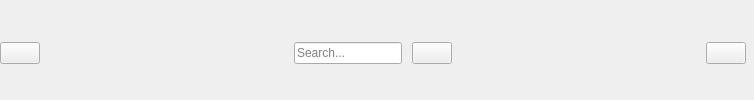
        <widget class="QWidget" name="widget" native="true">
         <layout class="QHBoxLayout" name="horizontalLayout_4">
          <property name="spacing">
           <number>10</number>
          </property>
          <property name="leftMargin">
           <number>0</number>
          </property>
          <property name="topMargin">
           <number>11</number>
          </property>
          <property name="rightMargin">
           <number>8</number>
          </property>
          <property name="bottomMargin">
           <number>4</number>
          </property>
          <item>
           <widget class="QPushButton" name="Change_1">
            <property name="text">
             <string/>
            </property>
            <property name="icon">
             <iconset resource="resource.qrc">
              <normaloff>:/icons/icons/list-view-xxl.png</normaloff>
              <normalon>:/icons/icons/list-view-xl.png</normalon>:/icons/icons/list-view-xxl.png</iconset>
            </property>
            <property name="checkable">
             <bool>true</bool>
            </property>
           </widget>
          </item>
          <item>
           <spacer name="horizontalSpacer">
            <property name="orientation">
             <enum>Qt::Horizontal</enum>
            </property>
            <property name="sizeHint" stdset="0">
             <size>
              <width>244</width>
              <height>20</height>
             </size>
            </property>
           </spacer>
          </item>
          <item>
           <layout class="QHBoxLayout" name="horizontalLayout">
            <item>
             <widget class="QLineEdit" name="Search_input">
              <property name="inputMask">
               <string/>
              </property>
              <property name="text">
               <string/>
              </property>
              <property name="maxLength">
               <number>32764</number>
              </property>
              <property name="placeholderText">
               <string>Search...</string>
              </property>
             </widget>
            </item>
            <item>
             <widget class="QPushButton" name="Search">
              <property name="text">
               <string/>
              </property>
              <property name="icon">
               <iconset resource="resource.qrc">
                <normaloff>:/icons/icons/search-12-xxl.png</normaloff>
                <normalon>:/icons/icons/search-12-xxl.png</normalon>:/icons/icons/search-12-xxl.png</iconset>
              </property>
              <property name="checkable">
               <bool>true</bool>
              </property>
             </widget>
            </item>
           </layout>
          </item>
          <item>
           <spacer name="horizontalSpacer_2">
            <property name="orientation">
             <enum>Qt::Horizontal</enum>
            </property>
            <property name="sizeHint" stdset="0">
             <size>
              <width>244</width>
              <height>20</height>
             </size>
            </property>
           </spacer>
          </item>
          <item>
           <widget class="QPushButton" name="Account">
            <property name="text">
             <string/>
            </property>
            <property name="icon">
             <iconset resource="resource.qrc">
              <normaloff>:/icons/icons/user-xxl.png</normaloff>
              <normalon>:/icons/icons/user-xxl.png</normalon>:/icons/icons/user-xxl.png</iconset>
            </property>
            <property name="checkable">
             <bool>true</bool>
            </property>
           </widget>
          </item>
         </layout>
        </widget>
